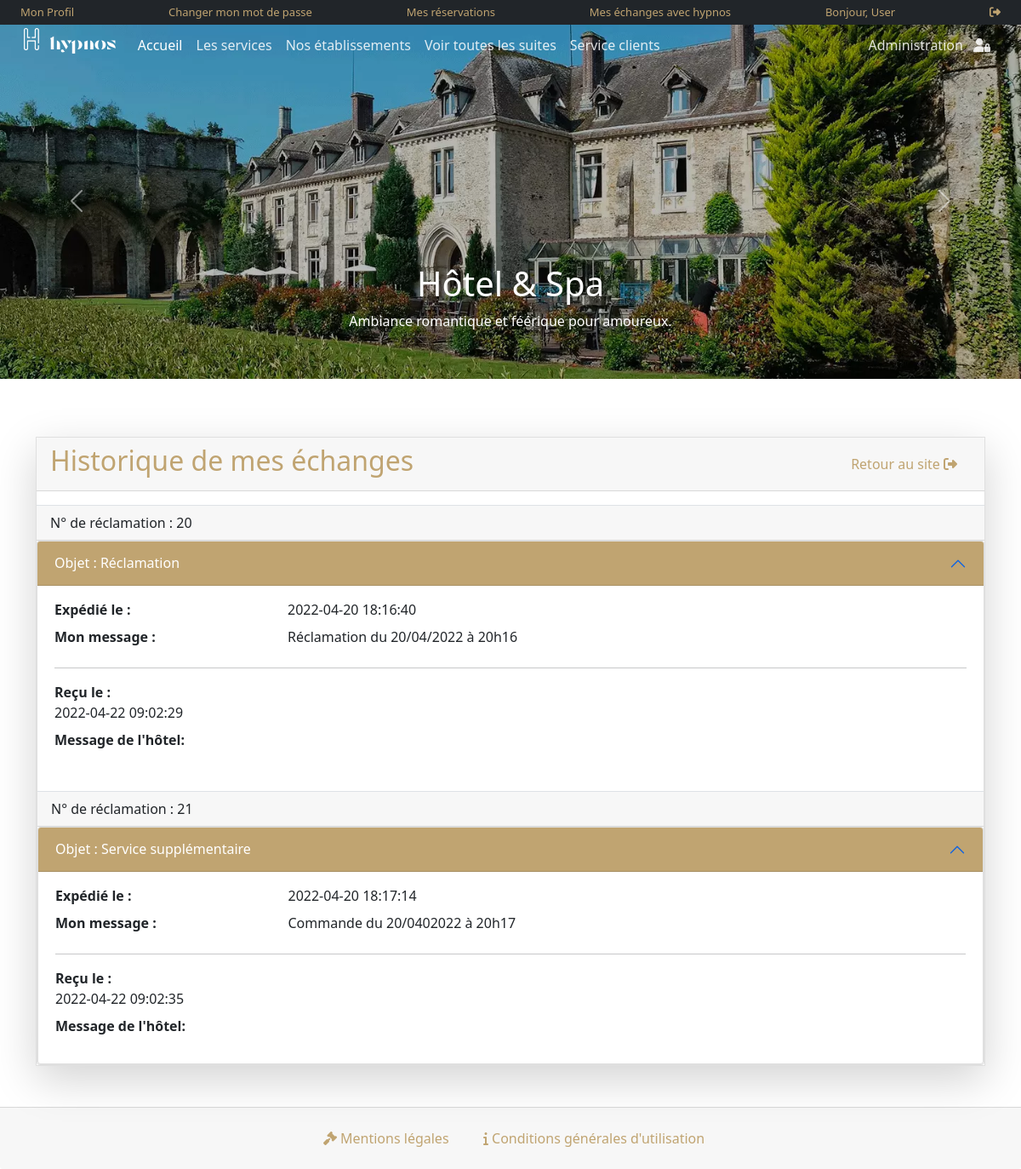
/tickets.php (signed in), run on the app's committed database.
### tables this page shows
CREATE TABLE `msg_users` (
  `id` int(11) NOT NULL,
  `useremail` varchar(100) DEFAULT NULL,
  `request` varchar(100) DEFAULT NULL,
  `message` mediumtext DEFAULT NULL,
  `postingdate` timestamp NULL DEFAULT current_timestamp(),
  `responseresort` mediumtext DEFAULT NULL,
  `responsedate` timestamp NULL DEFAULT NULL ON UPDATE current_timestamp()
);

### tickets.php (the view, shortened to what this page needs)
<?php
include('includes/config.php');
if(strlen($_SESSION['login'])==0)
	{
header('location:index.php');
}
else{
?>
<!DOCTYPE HTML>
	<html>
		<head>
			<link href="https://cdn.jsdelivr.net/npm/bootstrap@5.1.3/dist/css/bootstrap.min.css" rel="stylesheet">
			<link href="css/hypnos.css" rel="stylesheet" type="text/css" />
			<link href="css/mobile.css" rel="stylesheet" type="text/css" />
			<link href="css/scrollToTop.css" rel="stylesheet" type="text/css" />
		</head>
	<body>
			<?php include('includes/header.php');?>
		<main class="main mb-5">
        <div class="container pt-5">
          <div class="card shadow-lg rounded-0 mt-5">
            <div class="card-header d-flex justify-content-between align-items-center">
              <h2>Historique de mes échanges</h2>
                <a href="index.php" class="link d-none d-xl-block d-lg-block d-sm-block">
                  Retour au site <i class="fa-solid fa-right-from-bracket me-3"></i>
                </a>
            </div>
            <?php
              $uemail=$_SESSION['login'];;
              $sql = "SELECT * FROM msg_users where useremail=:uemail";
              $query = $dbh->prepare($sql);
              $query -> bindParam(':uemail', $uemail, PDO::PARAM_STR);
              $query->execute();
              $results=$query->fetchAll(PDO::FETCH_OBJ);
            if($query->rowCount() > 0)
            {
            foreach($results as $result)
            {
              ?>
            <div class="card-header border-top mt-3">
                N° de réclamation : <?php echo htmlentities($result->id);?>
              </div>
                <form name="chngpwd" method="post" onSubmit="return valid();">
                  <div class="accordion" id="accordion">
                    <div class="accordion-item">
                      <h2 class="accordion-header" id="heading">
                        <button class="accordion-button <?php if($ctn>1) echo "collapsed"; ?>" type="button" data-bs-toggle="collapse" data-bs-target="#collapse<?php echo $ctn; ?>" aria-expanded="<?php echo ($ctn==1)? 'true': 'false'; ?>" aria-controls="collapse<?php echo $ctn; ?>">
                          Objet : <?php echo htmlentities($result->request);?>
                        </button>
                      </h2>
                      <div id="collapse<?php echo $ctn; ?>" class="accordion-collapse collapse <?php  echo 'show'; ?>" aria-labelledby="heading<?php echo $ctn; ?>" data-bs-parent="#accordion">
                        <div class="accordion-body">
                          <dl class="row">
                            <dt class="col-sm-3">Expédié le :</dt>
                            <dd class="col-sm-9"><?php echo htmlentities($result->postingdate);?></dd>
                            <dt class="col-sm-3">Mon message :</dt>
                            <dd class="col-sm-9"><?php echo htmlentities($result->message);?></dd>
                          </dl>
                          <hr>
                          <dl>
                            <dt class="col-sm-3">Reçu le :</dt>
                            <dd class="col-sm-9"><?php echo htmlentities($result->responsedate);?></dd>
                            <dt class="col-sm-3">Message de l'hôtel:</dt>
                          </dl>
                        </div>
                      </div>
                      <?php
                        $ctn++;
                    }
                    ?>
                    </div>
                  </div>
                </form>
            <?php }?>
            </div>
        </div>
      </div>
    </main>
    <div class="">
      <?php include('includes/footer.php');?>
    </div>
	</body>
</html>
<?php } ?>

### css/hypnos.css (style rules this page uses)
body { height: 100vh; z-index: 0; }
html { scrollbar-width: none }
.main { top: 100px; }
h2 { color: rgb(192, 164, 113); font-weight: 500 }
.link { color: rgb(192, 164, 113); text-decoration: none; list-style: none; padding-left: 0.5rem; }
.accordion-button { position: relative; display: flex; align-items: center; width: 100%; padding: 1rem 1.25rem; font-size: 1rem; color: #FFFFFF !important; text-align: left; background-color: rgb(192, 164, 113) !important; border: 0; border-radius: 0; overflow-anchor: none; transition: color 0.15s ease-in-out, background-color 0.15s ease-in-out, border-color 0.15s ease-in-out, box-shadow 0.15s ease-in-out, border-radius 0.15s ease; }

### data on the page
msg_users: id "20", request "Réclamation", postingdate "2022-04-20 18:16:40", message "Réclamation du 20/04/2022 à 20h16", responsedate "2022-04-22 09:02:29"
msg_users: id "21", request "Service supplémentaire", postingdate "2022-04-20 18:17:14", message "Commande du 20/0402022 à 20h17", responsedate "2022-04-22 09:02:35"

### other printed values
$_SESSION['prenom'] "User"
